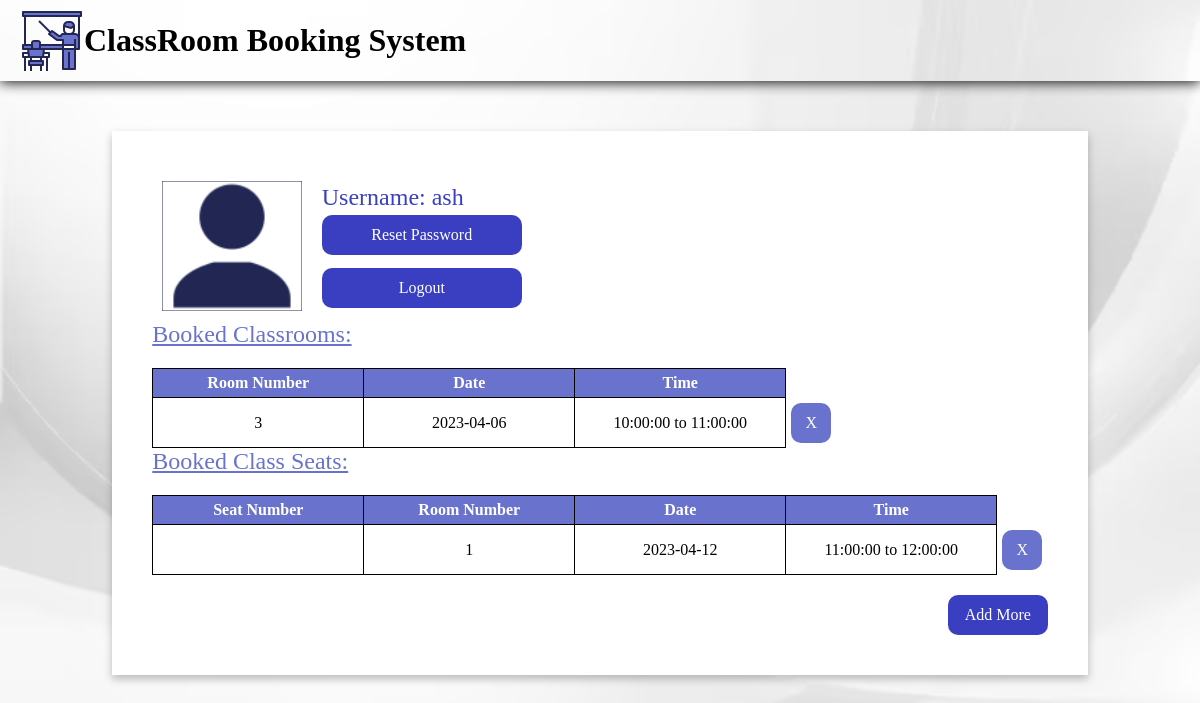
The app's page /useraccount.php (signed in), older data.
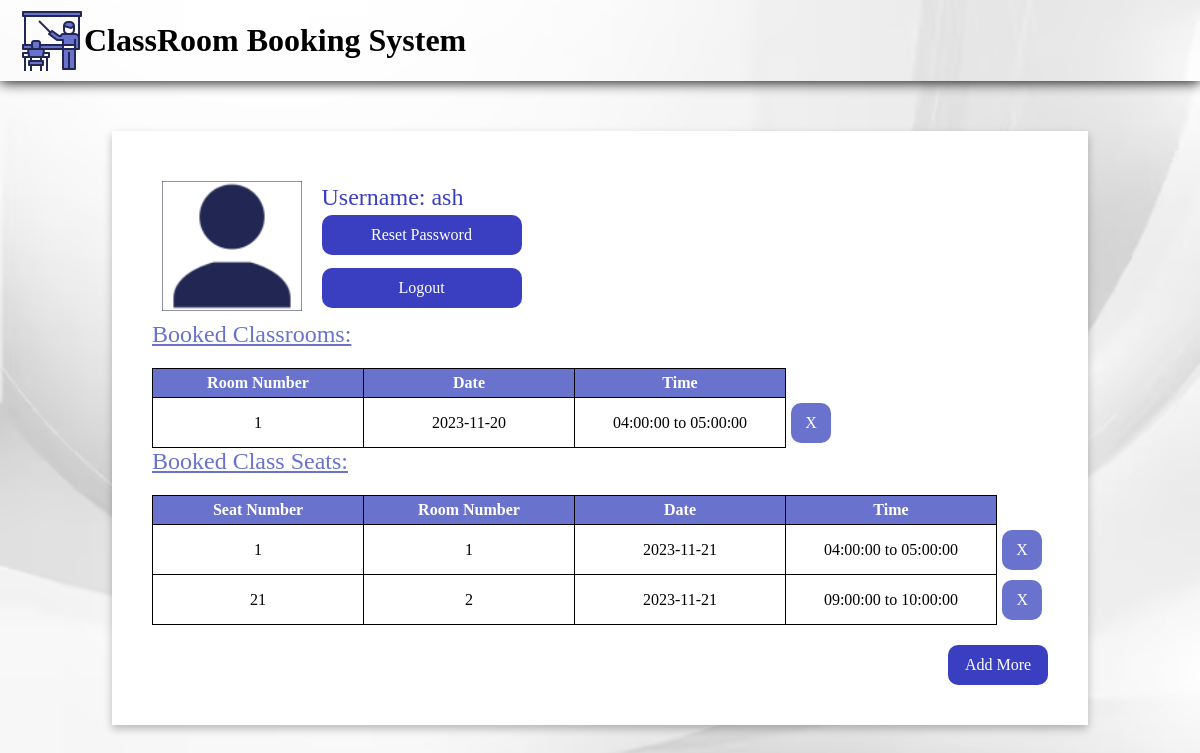
The same page, newer data.
### tables this page shows
CREATE TABLE IF NOT EXISTS `classroombookings` (
  `id` int NOT NULL AUTO_INCREMENT,
  `user_id` int NOT NULL,
  `booked_item_id` int NOT NULL,
  `time_slot_id` int NOT NULL,
  `date` date NOT NULL,
  PRIMARY KEY (`id`),
  KEY `user_id` (`user_id`),
  KEY `booked_item_id` (`booked_item_id`),
  KEY `time_slot_id` (`time_slot_id`)
);

CREATE TABLE IF NOT EXISTS `time_slots` (
  `id` int NOT NULL AUTO_INCREMENT,
  `start_time` time NOT NULL,
  `end_time` time NOT NULL,
  PRIMARY KEY (`id`)
);

CREATE TABLE IF NOT EXISTS `bookings` (
  `id` int NOT NULL AUTO_INCREMENT,
  `user_id` int NOT NULL,
  `booked_item_id` int NOT NULL,
  `time_slot_id` int NOT NULL,
  `date` date NOT NULL,
  PRIMARY KEY (`id`),
  KEY `user_id` (`user_id`),
  KEY `booked_item_id` (`booked_item_id`),
  KEY `time_slot_id` (`time_slot_id`)
);

CREATE TABLE IF NOT EXISTS `seats` (
  `id` int NOT NULL AUTO_INCREMENT,
  `room_number` int NOT NULL,
  `seat_number` int NOT NULL,
  PRIMARY KEY (`id`)
);

### useraccount.php (the view, shortened to what this page needs)
<?php
if (!isset($_SESSION['user_id'])) {
    header('Location: index.php');
    exit();
} else {
    $user_id = $_SESSION['user_id'];
    $user_name = $_SESSION['user_name'];
}
?>
<!DOCTYPE html>
<html lang="en">
<head>
    <link rel="stylesheet" href="style.css">
</head>
<body>
    <div id="particles-js" style="position: absolute;height:100%;width:100%;margin:0;display:flex;"></div>
    <div class="navbar">
        <img onclick="location.href='index.php';" src='logo.png' alt="My" class="appLogo">
        <h1>ClassRoom Booking System</h1>
    </div>
    <div class="userAccount">
        <div class="userinfo">
            <img src="userAccount.svg" class="userIcon" alt="">
            <div style="margin-left: 20px;display:flex;flex-direction:column;justify-content: space-evenly;">
                <span class="username">Username: <?php echo $user_name ?></span>
                <button onclick="resetPassword()" style="width: 200px;margin-bottom:10px">Reset Password</button>
                <form action="logout.php" method="POST" style="width: fit-content;"><button type="submit" style="width: 200px">Logout</button></form>
            </div>
        </div>
        <div>
            <span class="tableHeader">Booked Classrooms: </span>
            <table id="classRoomTable">
                <tbody style="height: fit-content;max-height:400px;">
                    <tr>
                        <th>Room Number</th>
                        <th>Date</th>
                        <th>Time</th>
                    </tr>
                    <?php
                    include("config.php");
                    $sql = "SELECT * FROM `classroombookings` join `time_slots` on classroombookings.time_slot_id=time_slots.id where user_id='$user_id'";
                    $result = $link->query($sql);
                    if ($result->num_rows > 0) {
                        $i = 0;
                        while ($row = $result->fetch_assoc()) {
                            echo "<tr id='row1" . $i . "'><td>" . $row["booked_item_id"] . "</td><td>" . $row["date"] . "</td><td>" . "<span>" . $row["start_time"] . "</span>" . " to " . $row["end_time"] . "</td><td style='border: 0; width:auto'><button class='buttonTable' onclick='DeleteClassroom(" . $i . ")'>X</button></td></tr>";
                            $i++;
                        }
                    } else {
                        echo "<tr><td colspan='3'>0 results</td></tr>";
                    }
                    ?>
                </tbody>
            </table>
        </div>
        <div>
            <span class="tableHeader">Booked Class Seats: </span>
            <table id="SeatsTable">
                <tbody style="height: fit-content;max-height:400px;">
                    <tr>
                        <th>Seat Number</th>
                        <th>Room Number</th>
                        <th>Date</th>
                        <th>Time</th>
                    </tr>
                    <?php
                    $sql = "SELECT date,seats.seat_number,seats.room_number,time_slots.start_time,time_slots.end_time FROM `bookings` join seats on booked_item_id=seats.id join time_slots on time_slot_id=time_slots.id WHERE user_id='$user_id'";
                    $result = $link->query($sql);
                    if ($result->num_rows > 0) {
                        $i = 0;
                        while ($row = $result->fetch_assoc()) {
                            echo "<tr id='row1" . $i . "'><td>" . $row["seat_number"] . "</td><td>" . $row["room_number"] . "</td><td>" . $row["date"] . "</td><td>" . "<span>" . $row["start_time"] . "</span>" . " to " . $row["end_time"] . "</td><td style='border: 0; width:auto'><button class='buttonTable' onclick='DeleteSeats(" . $i . ")'>X</button></td></tr>";
                            $i++;
                        }
                    } else {
                        echo "<tr><td colspan='4'>0 results</td></tr>";
                    }
                    ?>
                </tbody>
            </table>
        </div>
        <div style="display:flex;margin-top: 20px;justify-content:flex-end;width:100%">
            <button style="width: 100px;" onclick="popup()">Add More</button>
        </div>
    </div>
</body>
</html>

### style.css (style rules this page uses)
body { display: flex; width: 100%; height: 100%; background: url(background.svg); background-size: cover; margin: 0%; align-items: flex-start; flex-direction: column; align-items: center; position: relative; min-height: 100%; min-width: 100%; width: fit-content; height: fit-content; z-index: 0; }
html { height: 100%; width: 100%; }
.navbar { -webkit-align-items: center; -ms-flex-align: center; align-items: center; background: url(background.svg); background-size: cover; display: -webkit-flex; display: -ms-flexbox; display: flex; -webkit-flex-direction: row; -ms-flex-direction: row; flex-direction: row; height: 61px; padding: 10px 0px; -webkit-justify-content: flex-start; -ms-flex-pack: justify; justify-content: flex-start; top: 0; width: 100%; filter: drop-shadow(0px 1px 7px #000); }
.username { font-family: "Comic Sans MS"; color: #3a3fc1; font-size:x-large; }
button { width: 80%; height: 40px; border-radius: 10px; color: white; background-color: #3a3fc1; border: none; }
.form-control, button, .form-label, a { font-family: "Comic Sans MS"; font-size: medium; }
.userAccount { display: flex; background-color: white; margin-top: 50px; width: fit-content; height: fit-content; filter: drop-shadow(0px 4px 4px rgba(0, 0, 0, 0.25)); flex-direction: column; padding: 40px; }
.userIcon { height: 130px; width: auto; }
.userinfo { display: flex; flex-direction: row; padding: 10px; width: fit-content; justify-content: space-evenly; }
th { background-color: #6973cd; color: white; position: sticky; z-index: 2; top: 0; }
th, td { border: 1px solid black; border-collapse: collapse; padding: 5px; width: 200px; text-align: center; vertical-align: middle; }
th, td, table { font-family: "Comic Sans MS"; }
tbody { display: block; overflow:auto ; height: 400px; }
table { margin-top: 20px; border-collapse: collapse; overflow: auto; max-height: 500px; }
.buttonTable { width: 40px; background-color: #6973cd; }
.tableHeader { margin-top: 40px; font-family: "Comic Sans MS"; font-size: x-large; text-decoration: underline; color: #6973cd; }
.appLogo { margin-left: 20px; }
h1 { font-family: "Comic Sans MS"; }

Row changes from the older to the newer data that the page shows:
removed classroombookings: booked_item "3", date "2023-04-06", time_slot.start_time "10:00:00", time_slot.end_time "11:00:00"
removed bookings: booked_item.room_number "1", date "2023-04-12", time_slot.start_time "11:00:00", time_slot.end_time "12:00:00"
added classroombookings: booked_item "1", date "2023-11-20", time_slot.start_time "04:00:00", time_slot.end_time "05:00:00"
added bookings: booked_item.seat_number "1", booked_item.room_number "1", date "2023-11-21", time_slot.start_time "04:00:00", time_slot.end_time "05:00:00"
added bookings: booked_item.seat_number "21", booked_item.room_number "2", date "2023-11-21", time_slot.start_time "09:00:00", time_slot.end_time "10:00:00"
